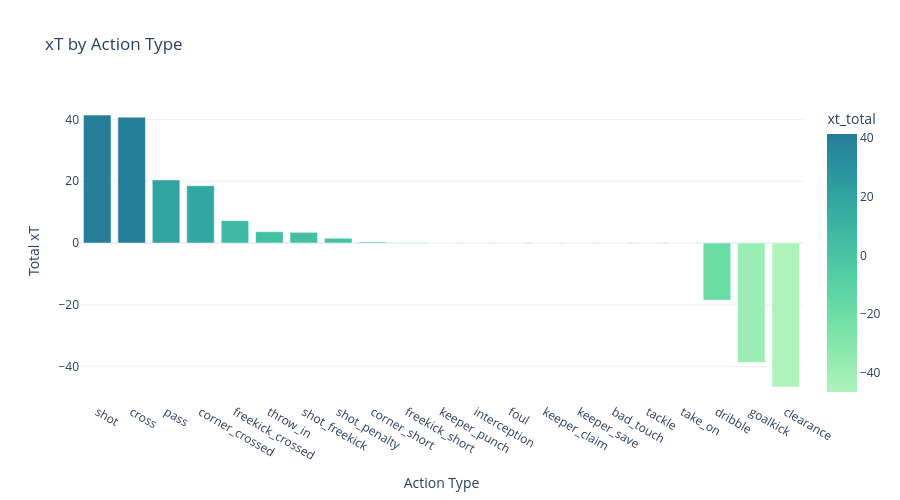

Notebook source saved alongside this figure:
### Markdown cell above
## Action Type Analysis

Player rankings show *who* is creating possession value. The action-type view shifts the focus to *how* that value is being generated inside possessions.

### Code cell
if action_type_chart_df is None or action_type_chart_df.empty:
    display(Markdown(action_type_error or "No action-type rows are available for charting."))
else:
    fig = px.bar(
        action_type_chart_df,
        x="type_name",
        y="xt_total",
        color="xt_total",
        color_continuous_scale="Tealgrn",
        hover_name="type_name",
        hover_data={"actions": True, "xt_total": ":.2f", "xt_mean": ":.4f"},
        title="xT by Action Type",
        template="plotly_white",
    )
    fig.update_layout(height=500)
    fig.update_xaxes(title="Action Type", categoryorder="total descending")
    fig.update_yaxes(title="Total xT")
    display(fig)

    top_three = action_type_chart_df.head(3)["type_name"].tolist()
    if len(top_three) == 3:
        display(Markdown(
            f"The action mix is led by **{top_three[0]}**, followed by **{top_three[1]}** and **{top_three[2]}**. "
            "That matters because possession value is not created evenly across all touches. "
            "This view helps connect player output back to the specific action types that are improving field position and carrying attacks into stronger areas."
        ))

### Figure 1 — Plotly figure (JSON) as saved in the notebook; plotly's stock layout.template omitted (floating-point values rounded to 4 significant figures)
{"data": [{"alignmentgroup": "True", "customdata": [[1556, 0.02661], [1305, 0.03122], [56438, 0.0003618], [446, 0.04157], [636, 0.01139], [2178, 0.001684], [82, 0.04239], [68, 0.02298], [112, 0.002969], [554, 0.0001897], [84, 0], [1681, 0], [1876, 0], [174, 0], [326, 0], [1547, 0], [1830, 0], [2109, 0], [52731, -0.00035], [677, -0.05705], [2074, -0.02244]], "hovertemplate": "<b>%{hovertext}</b><br><br>type_name=%{x}<br>xt_total=%{marker.color:.2f}<br>actions=%{customdata[0]}<br>xt_mean=%{customdata[1]:.4f}<extra></extra>", "hovertext": ["shot", "cross", "pass", "corner_crossed", "freekick_crossed", "throw_in", "shot_freekick", "shot_penalty", "corner_short", "freekick_short", "keeper_punch", "interception", "foul", "keeper_claim", "keeper_save", "bad_touch", "tackle", "take_on", "dribble", "goalkick", "clearance"], "legendgroup": "", "marker": {"color": [41.4, 40.74, 20.42, 18.54, 7.245, 3.668, 3.476, 1.563, 0.3326, 0.1051, 0, 0, 0, 0, 0, 0, 0, 0, -18.46, -38.62, -46.54], "coloraxis": "coloraxis", "pattern": {"shape": ""}}, "name": "", "offsetgroup": "", "orientation": "v", "showlegend": false, "textposition": "auto", "type": "bar", "x": ["shot", "cross", "pass", "corner_crossed", "freekick_crossed", "throw_in", "shot_freekick", "shot_penalty", "corner_short", "freekick_short", "keeper_punch", "interception", "foul", "keeper_claim", "keeper_save", "bad_touch", "tackle", "take_on", "dribble", "goalkick", "clearance"], "xaxis": "x", "y": [41.4, 40.74, 20.42, 18.54, 7.245, 3.668, 3.476, 1.563, 0.3326, 0.1051, 0, 0, 0, 0, 0, 0, 0, 0, -18.46, -38.62, -46.54], "yaxis": "y"}], "layout": {"barmode": "relative", "coloraxis": {"colorbar": {"title": {"text": "xt_total"}}, "colorscale": [[0, "rgb(176, 242, 188)"], [0.1667, "rgb(137, 232, 172)"], [0.3333, "rgb(103, 219, 165)"], [0.5, "rgb(76, 200, 163)"], [0.6667, "rgb(56, 178, 163)"], [0.8333, "rgb(44, 152, 160)"], [1, "rgb(37, 125, 152)"]]}, "height": 500, "legend": {"tracegroupgap": 0}, "title": {"text": "xT by Action Type"}, "xaxis": {"anchor": "y", "categoryorder": "total descending", "domain": [0, 1], "title": {"text": "Action Type"}}, "yaxis": {"anchor": "x", "domain": [0, 1], "title": {"text": "Total xT"}}}}
